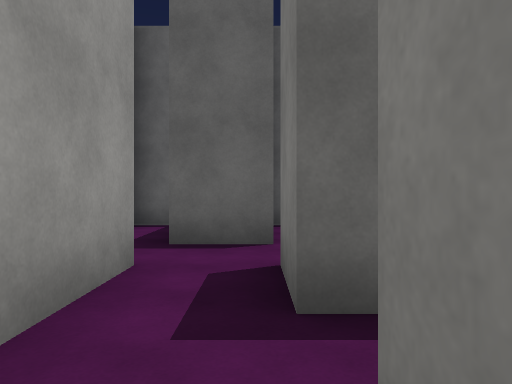
View 1 (above)

17 first-person views from a walk through a Unity game level. The camera is 1.5 m above the floor, looks level and sees 70° across. The floor is counted in squares, 2 m on a side. Each view is taken from the middle of a square. On the plan, view 1 faces up. The plan holds only what a view shows up to about 11 squares ahead; the rest is blank. Surface patterns are stand-ins for the level's own textures.

View 2
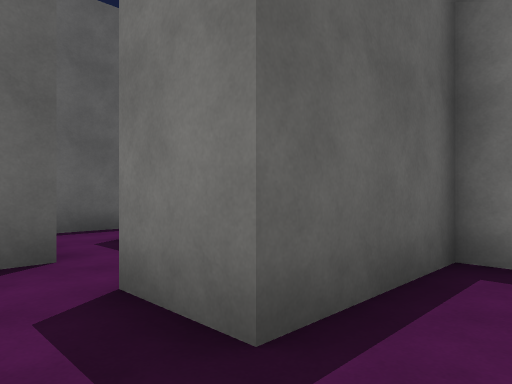

View 3
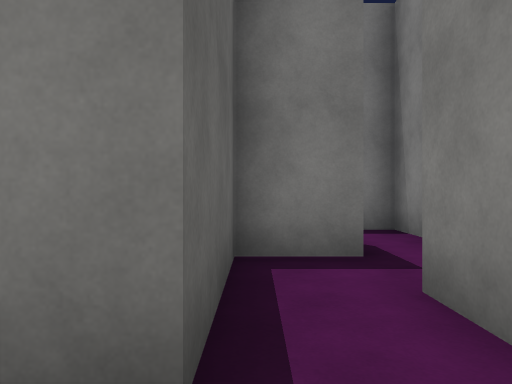

View 4
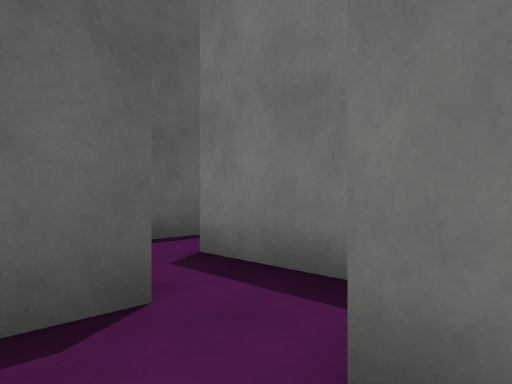

View 5
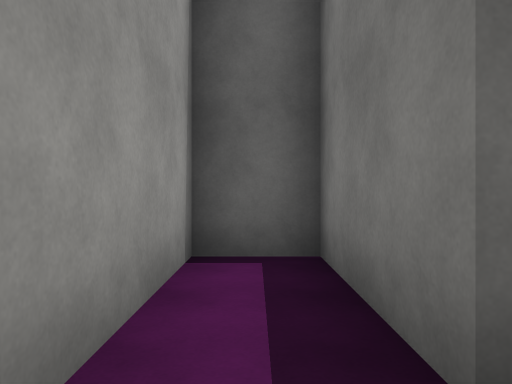

View 6
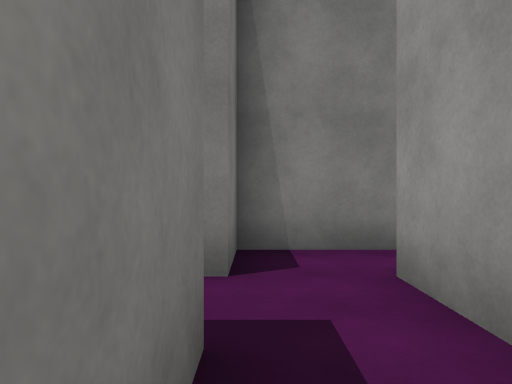

View 7
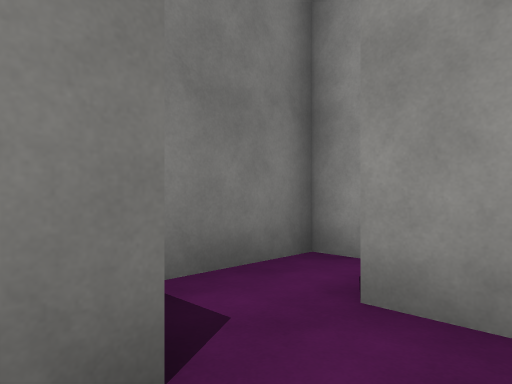

View 8
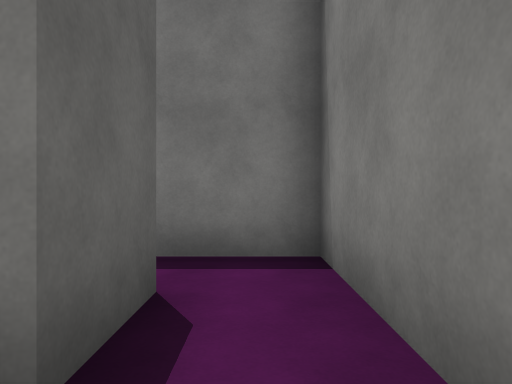

View 9
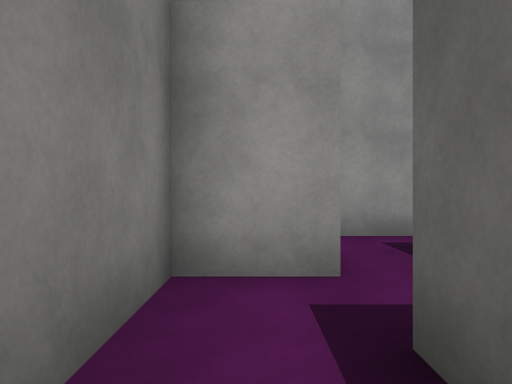

View 10
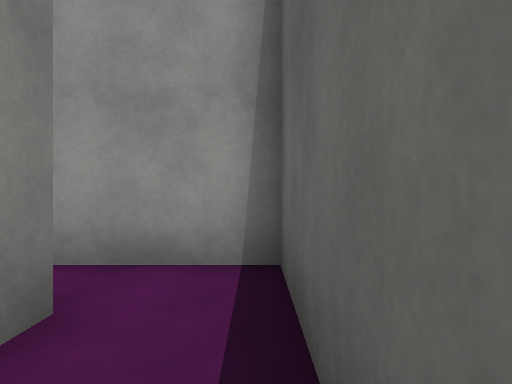

View 11
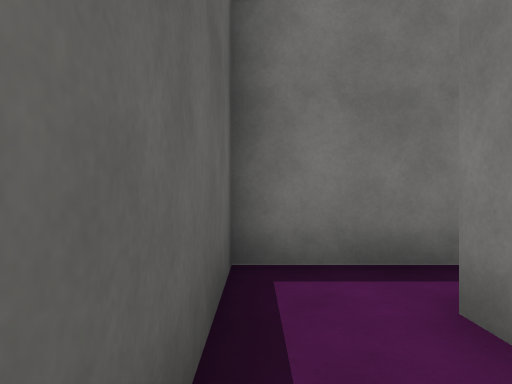

View 12
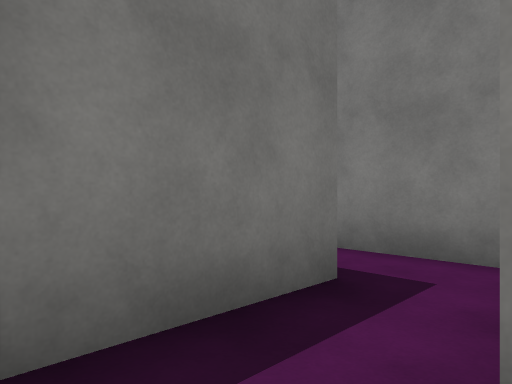

View 13
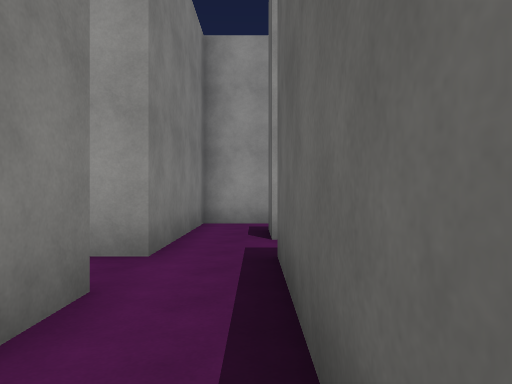

View 14
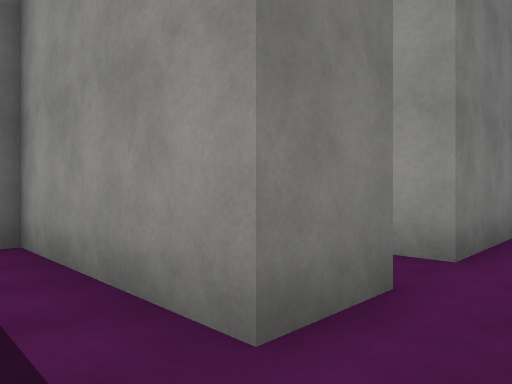

View 15
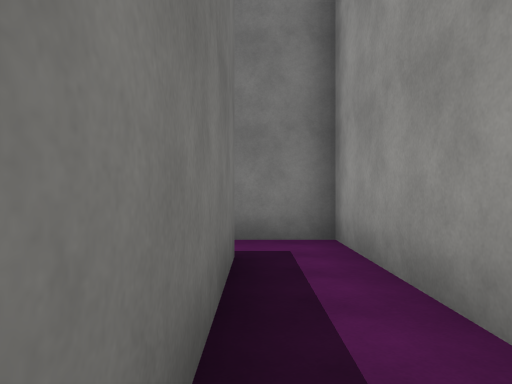

View 16
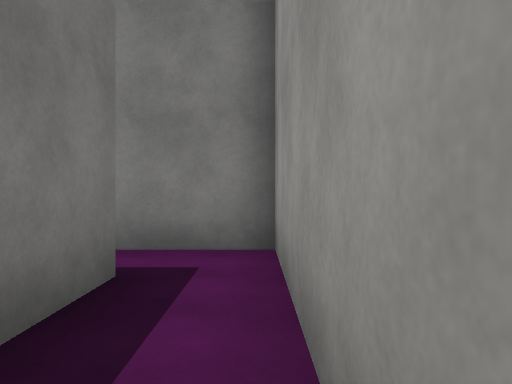

View 17
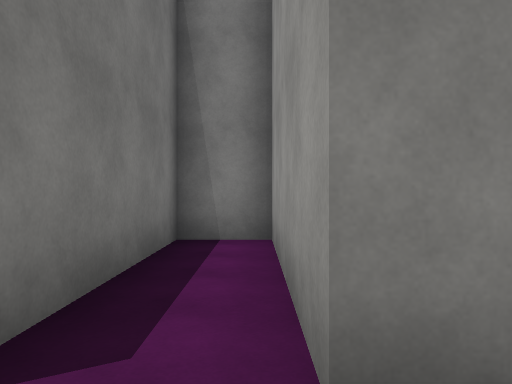

### Floor plan
Points are (right, up) in squares from view 1. A wall is a line through its corners. A room is listed if a view was taken in it or the views show most of it. See-through windows are left out.
Room 1 (views 1, 2, 3, 7, 8)
walls: (-1.3, 2.5) (-1.3, 0.8); (4.8, 0.7) (3.3, 0.7) (3.3, 2.2) (0.3, 2.2); (-2.7, 0) (-2.7, -0.7) (0.3, -0.7) (0.3, 0.8) (1.7, 0.8) (1.7, -0.7) (4.6, -0.7)
ways out: opening at (-0.5, 3) to room 2; opening at (4, 0) to room 3
Room 2 (views 4, 5, 6)
walls: (-1.3, 3.8) (-1.3, 2.5); (0.4, 5.3) (-1.2, 5.3) (-1.2, 8.2) (-2.7, 8.2) (-2.7, 5); (1.8, 4.6) (1.8, 6.7); (0.3, 2.2) (0.3, 3.8)
ways out: opening at (-0.5, 3) to room 1; opening at (1, 6) to room 5
Room 3 (view 9)
walls: (4.6, -0.7) (6.3, -0.7) (6.3, 1.2)
ways out: opening at (4, 0) to room 1
Room 4 (view 10)
walls: (4.7, 6.5) (4.7, 8.2) (3.5, 8.2)
ways out: opening at (2.5, 7.5) to room 5; opening at (4, 6) to room 8
Room 5 (views 11, 12)
walls: (1.8, 6.7) (3.2, 6.7); (3.5, 8.2) (0.3, 8.2) (0.3, 5.9)
ways out: opening at (1, 6) to room 2; opening at (2.5, 7.5) to room 4
Room 6 (views 13, 14, 15, 16)
walls: (12.2, 0.8) (12.2, 4.8); (10.7, 3.8) (10.7, -0.7) (12.9, -0.7); (11.8, 5.3) (10.6, 5.3)
ways out: opening at (10, 4.5) to room 7; opening at (13, 0)
Room 7 (view 17)
walls: (9.2, 3.8) (10.7, 3.8); (6.5, 3.8) (7.7, 3.8) (7.7, -0.7) (9.2, -0.7) (9.2, 3.2); (10.6, 5.3) (7.9, 5.3)
ways out: opening at (10, 4.5) to room 6; opening at (5.5, 4.5) to room 8
Room 8 (no view inside)
walls: (4.7, 5.1) (4.7, 6.5); (6, 5.3) (5, 5.3); (3.3, 5.4) (3.3, 3.8) (6.5, 3.8)
ways out: opening at (4, 6) to room 4; opening at (5.5, 4.5) to room 7

Where each view was taken, in squares from view 1:
view 1: 0 up, 0 right, facing up
view 2: 1 up, 1 left, facing up-right
view 3: 2 up, 1 left, facing right
view 4: 3 up, 1 left, facing up-right
view 5: 4 up, 2 left, facing up
view 6: 4 up, 0 right, facing down
view 7: 2 up, 1 right, facing down-left
view 8: 0 up, 2 right, facing right
view 9: 0 up, 5 right, facing left
view 10: 8 up, 4 right, facing left
view 11: 8 up, 1 right, facing right
view 12: 8 up, 3 right, facing down-right
view 13: 5 up, 12 right, facing left
view 14: 5 up, 12 right, facing down-left
view 15: 5 up, 12 right, facing down
view 16: 4 up, 11 right, facing down
view 17: 5 up, 8 right, facing down
